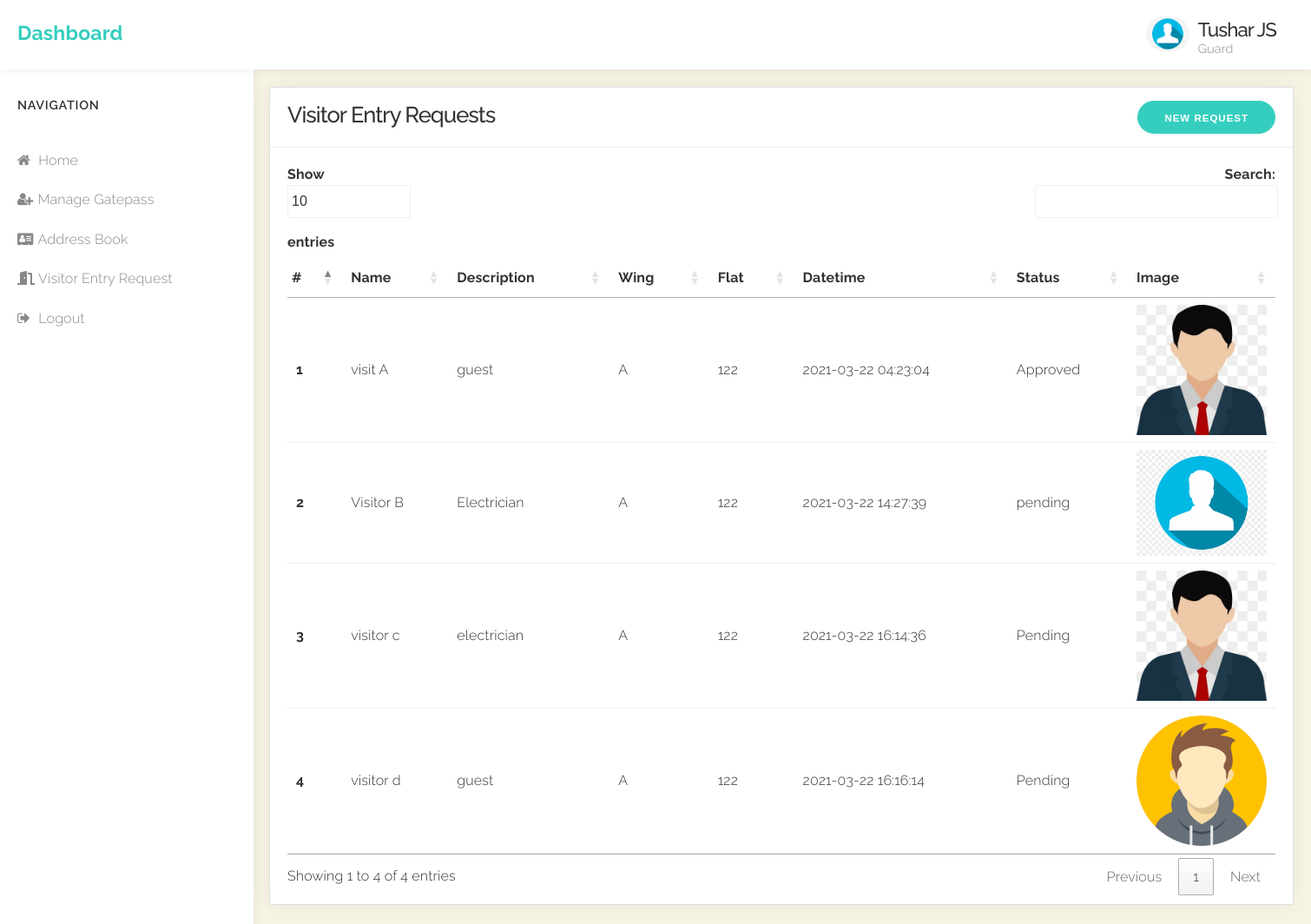
Screenshot of /Guard/VEntry_Request.php (signed in) with the database file from the repository.
### tables this page shows
CREATE TABLE `tbl_visitor_entry` (
  `veid` int(11) NOT NULL,
  `vname` varchar(50) NOT NULL,
  `description` varchar(250) NOT NULL,
  `sid` int(11) NOT NULL,
  `wing` char(2) NOT NULL,
  `flat` int(6) NOT NULL,
  `phone` varchar(10) NOT NULL,
  `datetime` datetime NOT NULL DEFAULT current_timestamp(),
  `image` varchar(150) NOT NULL,
  `status` varchar(10) NOT NULL DEFAULT 'pending'
);

### links.php (called while the page is built, shortened)
<?php
    $LogOut = "../Logout.php";
?>

### Guard/VEntry_Request.php (the view, shortened to what this page needs)
<?php
include_once 'Guard_Dashboard.php';
include_once '../validation.php';
include_once '../links.php';
?>
<!DOCTYPE html>
<html lang="en">
<head>
    <link rel="stylesheet" href="https://maxcdn.bootstrapcdn.com/bootstrap/4.5.2/css/bootstrap.min.css">
    <link href="https://cdnjs.cloudflare.com/ajax/libs/toastr.js/2.0.1/css/toastr.css" rel="stylesheet" />
    <link href="//cdn.datatables.net/1.10.24/css/jquery.dataTables.min.css" rel="stylesheet" type="text/css" />
    <link rel="stylesheet" type="text/css" href="https://cdn.datatables.net/1.10.15/css/jquery.dataTables.css">
    <link rel="stylesheet" href="../css/font-awesome.min.css">
    <link rel="stylesheet" href="../css/normalize.css">
    <link rel="stylesheet" href="../css/milligram.min.css">
    <link rel="stylesheet" href="../css/styles.css">
</head>
<body>
    <?php
    $s = $_SESSION['socid'];
    $result = mysqli_query($conn, "SELECT * From tbl_visitor_entry where sid=$s");  ?>
    <div class="row grid-responsive" id="tbl">
        <div class="column ">
            <div class="card">
                <div class="card-title">
                    <button type="button" id="btnAdd_Guard_out" data-toggle="modal" data-target="#exampleModal" style="float: right; margin-bottom:0px;">New Request</button>
                    <h3>Visitor Entry Requests</h3>
                </div>
                <div class="card-block">
                    <table id="UserTable">
                        <thead>
                            <tr>
                                <th scope="col" style="padding-left: 5px;">#</th>
                                <th>Name</th>
                                <th>Description</th>
                                <th>Wing</th>
                                <th>Flat</th>
                                <th>Datetime</th>
                                <th>Status</th>
                                <th>Image</th>
                            </tr>
                        </thead>
                        <tbody>
                            <?php
                            $i = 1;
                            while ($data = mysqli_fetch_array($result)) {
                            ?>
                                <tr>
                                    <th scope="row" style="padding-left: 10px;"><?php echo $i; ?></th>
                                    <td><?php echo $data['vname']; ?></td>
                                    <td><?php echo $data['description']; ?></td>
                                    <td><?php echo $data['wing']; ?></td>
                                    <td><?php echo $data['flat']; ?></td>
                                    <td><?php echo $data['datetime']; ?></td>
                                    <td><?php echo $data['status']; ?></td>
                                    <td style="width: 150px; height: 200;"><img src="../Image/user/<?php echo $data['image']; ?>"></td>
                                <?php $i++;
                            } ?>
                                </tr>
                        </tbody>
                    </table>
                </div>
            </div>
        </div>
    </div>
</body>
</html>

### Guard/Guard_Dashboard.php (shortened to what this page needs)
<?php
	include_once '../links.php';
?>
<!DOCTYPE html>
<html lang="en">
<head>
	<link rel="stylesheet" href="../css/font-awesome.min.css">
	<link rel="stylesheet" href="../css/normalize.css">
	<link rel="stylesheet" href="../css/milligram.min.css">
	<link rel="stylesheet" href="../css/styles.css">
    <link rel="stylesheet" href="https://pro.fontawesome.com/releases/v5.10.0/css/all.css"/>
</head>
<body>
	<div class="navbar">
		<div class="row">
			<div class="column column-30 col-site-title"><a href="#" class="site-title float-left">Dashboard</a></div>
			<div class="column column-15" id="user">
				<div class="user-section"><a href="#">
					<img src="../Image/user/<?php echo $_SESSION['uimg']; ?>" alt="profile photo" class="circle float-left profile-photo" width="50" height="auto">
					<div class="username">
						<h4><?php echo $_SESSION['mname']; ?></h4>
						<p>Guard</p>
					</div>
				</div>
			</div>
		</div>
	</div>
	<div class="row">
		<div id="sidebar" class="column">
			<h5>Navigation</h5>
			<ul>
				<li><a href="Guard_Dashboard.php"><em class="fa fa-home"></em> Home</a></li>
				<li><a href="Manage_GP.php"><em class="fa fa-user-plus"></em>Manage Gatepass</a></li>
				<li><a href="Address_Book.php"><em class="fa fa-address-card"></em>Address Book</a></li>
				<li><a href="VEntry_Request.php"><em class="fas fa-door-open"></em> Visitor Entry Request</a></li>
				<li><a href="<?php echo $LogOut; ?>"><em class="fa fa-sign-out"></em> Logout </a></li>
			</ul>
		</div>
	</div>
</body>
</html>

### css/styles.css (style rules this page uses)
body { background: #f9f9f9; height: 100%; overflow-x: hidden; font-size: 1.6em; font-family: "Open Sans", "Helvetica Neue", Helvetica, Arial, sans-serif; color: #333; }
h1, h2, h3, h4, h5, h6 { font-weight: 500; letter-spacing: -.1rem; margin-bottom: 2.0rem; margin-top: 0; }
h3 { font-size: 1.6em; }
h4 { font-size: 1.4em; }
h5, h6 { color: #555; text-transform: uppercase; font-size: 0.9em; letter-spacing: .05em; font-weight: 600; margin-bottom: 1rem; }
a { color: #35cebe; }
.circle { border-radius: 499rem; }
td, th { border-bottom: 0.1rem solid #eee; }
.button, button, input[type='button'], input[type='reset'], input[type='submit'] { background-color: #35cebe; border: 0.1rem solid #35cebe; border-radius: 499rem; font-size: 1.15rem; }
.navbar { position: fixed; z-index: 1; width: 100%; background: #fff; height: 80px; padding: 20px 0; box-shadow: 0px 3px 8px rgba(0, 0, 0, 0.05); }
.navbar a.site-title { color: #222; color: #35cebe; font-size: 2.3rem; font-weight: bold; display: block; margin: 0 20px 10px 20px; }
#sidebar { position: fixed; z-index: 0; width: 20% !important; background: #fff; padding: 10px 30px !important; box-shadow: 3px 0px 8px rgba(0, 0, 0, 0.05); margin-top: 80px; height: 100%; }
#sidebar h1, #sidebar h2, #sidebar h3, #sidebar h4, #sidebar h5, #sidebar h6 { color: #333; margin-top: 20px; margin-bottom: 0; }
#sidebar ul { margin-top: 10px; margin-left: -20px; margin-right: -30px; }
#sidebar ul li { list-style: none; margin: 0; padding: 0; }
#sidebar ul li a { display: block; padding: 10px 20px; color: #888; }
#sidebar ul li a .fa { margin-right: 5px; }
.card { background: #fff; box-shadow: 0px 0px 25px rgba(0, 0, 0, 0.05); margin-bottom: 2.2rem; }
.card .card-title { border-bottom: 1px solid #eee; padding: 15px 20px; }
.card .card-title h1, .card .card-title h2, .card .card-title h3, .card .card-title h4, .card .card-title h5, .card .card-title h6 { margin: 0; padding: 0; }
.card .card-block { padding: 10px 20px; }
.user-section { margin-top: -8px; margin-right: 40px; }
.user-section a { float: right; }
.user-section img { margin-right: 10px; float: left; }
.user-section .username { color: #333; float: right; text-align: left; }
.user-section .username h4 { margin-bottom: -.5rem; }
.user-section .username p { color: #888; font-size: .9em; }

### Guard/Guard_Dashboard.php (style rules this page uses)
* { font-family:Raleway; }

### Guard/VEntry_Request.php (style rules this page uses)
#tbl { margin-left: 300px; margin-top: 100px; width: 1200px; }
#user { margin-top: -40px; }
body { background-color: #f7f2dfe7; }
body { font-family: Raleway; }

### rows the page displays
tbl_visitor_entry: vname "visit A", description "guest", wing "A", flat "122", datetime "2021-03-22 04:23:04", status "Approved", image (placeholder picture)
tbl_visitor_entry: vname "Visitor B", description "Electrician", wing "A", flat "122", datetime "2021-03-22 14:27:39", status "pending", image (picture)
tbl_visitor_entry: vname "visitor c", description "electrician", wing "A", flat "122", datetime "2021-03-22 16:14:36", status "Pending", image (picture)
tbl_visitor_entry: vname "visitor d", description "guest", wing "A", flat "122", datetime "2021-03-22 16:16:14", status "Pending", image (picture)

### other values shown
$_SESSION['mname'] "Tushar JS"
